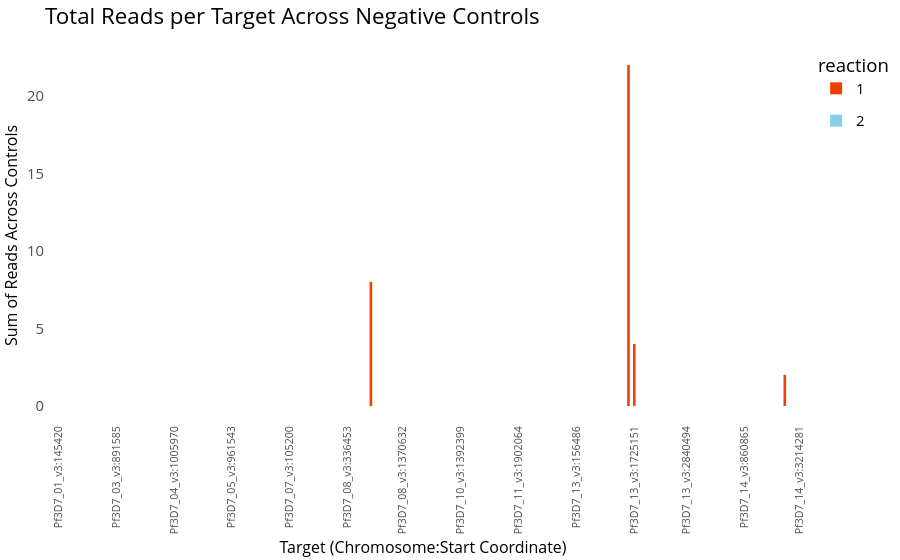

The cell this chart's notebook holds for it:
### Markdown cell above
#### Aggregated Reads per Target

::: {.callout-tip collapse="true"}
## About this section
This plot aggregates the total reads for each target across all negative controls. In negative controls, if there is an unexpected spike in reads for specific targets, it could indicate contamination in the form of cross-sample contamination or environmental contamination. Analyzing these total summed reads helps pinpoint specific targets where contamination might have occurred, offering insights into which steps in the process might have introduced contaminants.
:::

### Code cell
# Get reads for each locus, label reaction and extract chrom and start from locus name
summary_data <- amplicons_negative %>%
  group_by(reaction, target_name) %>%
  summarise(sum_reads = sum(reads, na.rm = TRUE), .groups = "drop") %>%
  mutate(
    Chromosome = sub("-.*", "", target_name),
    Start = as.numeric(sub(".*-(\\d+)-.*", "\\1", target_name))
  ) %>%
  arrange(Chromosome, Start) %>%
  mutate(target_name = factor(target_name, levels = unique(target_name))) %>%
  mutate(reaction = factor(reaction)) %>%
  rowid_to_column("RowID")

# Add a column with a list of sample IDs where Reads > 0 for each locus
summary_data <- amplicons_negative %>%
  filter(reads > 0) %>%
  group_by(target_name) %>%
  summarise(samples_with_reads = paste(unique(sample_name), collapse = ", "), .groups = "drop") %>%
  right_join(summary_data, by = "target_name")

# Reduce x-axis labels: label every nth locus
nth_label <- 20
summary_data <- summary_data %>%
  mutate(Locus_label = ifelse(RowID %% nth_label == 1, paste0(Chromosome, ":", Start), ""))

# Create the bar plot with hover text
p <- ggplot(summary_data, aes(x = target_name, y = sum_reads, fill = reaction, text = paste("Target: ", target_name, "<br>Total Reads: ", sum_reads, "<br>Controls with Reads: ", samples_with_reads))) +
  geom_bar(stat = "identity", position = "dodge") +
  xlab("Target (Chromosome:Start Coordinate)") +
  ylab("Sum of Reads Across Controls") +
  ggtitle("Total Reads per Target Across Negative Controls") +
theme_minimal(base_size = 14) +
  theme(
    axis.text.x = element_text(angle = 90, hjust = 1, size = 8),
    axis.title = element_text(size = 12),
    panel.grid = element_blank(),
    panel.background = element_blank(),
    legend.position = "right"
  ) +
  scale_x_discrete(labels = summary_data$Locus_label) +  # Apply reduced labels
  scale_fill_manual(values = reaction_colours)

# Convert to interactive plotly plot
ggplotly(p, tooltip = "text")

### Figure 1 — Plotly figure (JSON) as saved in the notebook; plotly's stock layout.template omitted (floating-point values rounded to 4 significant figures; data arrays with more than 128 entries replaced by an {"elided": "..."} marker saying what was removed)
{"data": [{"base": {"elided": "237 int values"}, "hoverinfo": "text", "legendgroup": "1", "marker": {"autocolorscale": false, "color": "rgba(238,64,0,1)", "line": {"color": "transparent", "width": 1.89}}, "name": "1", "orientation": "v", "showlegend": true, "text": {"elided": "237 str values"}, "textposition": "none", "type": "bar", "width": {"elided": "237 float values"}, "x": {"elided": "237 int values"}, "xaxis": "x", "y": {"elided": "237 int values"}, "yaxis": "y"}, {"base": [0, 0, 0, 0, 0, 0, 0, 0, 0, 0, 0, 0, 0, 0, 0, 0, 0, 0, 0, 0, 0, 0, 0, 0], "hoverinfo": "text", "legendgroup": "2", "marker": {"autocolorscale": false, "color": "rgba(135,206,235,1)", "line": {"color": "transparent", "width": 1.89}}, "name": "2", "orientation": "v", "showlegend": true, "text": ["Target:  Pf3D7_03_v3-0221327-0221511 <br>Total Reads:  0 <br>Controls with Reads:  NA", "Target:  Pf3D7_03_v3-0980885-0981092 <br>Total Reads:  0 <br>Controls with Reads:  NA", "Target:  Pf3D7_04_v3-0748617-0748789 <br>Total Reads:  0 <br>Controls with Reads:  NA", "Target:  Pf3D7_04_v3-1083331-1083530 <br>Total Reads:  0 <br>Controls with Reads:  NA", "Target:  Pf3D7_07_v3-0403507-0403717 <br>Total Reads:  0 <br>Controls with Reads:  NA", "Target:  Pf3D7_07_v3-0405549-0405743 <br>Total Reads:  0 <br>Controls with Reads:  NA", "Target:  Pf3D7_08_v3-0550089-0550294 <br>Total Reads:  0 <br>Controls with Reads:  NA", "Target:  Pf3D7_08_v3-1365782-1365968 <br>Total Reads:  0 <br>Controls with Reads:  NA", "Target:  Pf3D7_08_v3-1366599-1366795 <br>Total Reads:  0 <br>Controls with Reads:  NA", "Target:  Pf3D7_08_v3-1370846-1371012 <br>Total Reads:  0 <br>Controls with Reads:  NA", "Target:  Pf3D7_08_v3-1375237-1375418 <br>Total Reads:  0 <br>Controls with Reads:  NA", "Target:  Pf3D7_08_v3-1386816-1387005 <br>Total Reads:  0 <br>Controls with Reads:  NA", "Target:  Pf3D7_11_v3-1902070-1902253 <br>Total Reads:  0 <br>Controls with Reads:  NA", "Target:  Pf3D7_11_v3-1950459-1950650 <br>Total Reads:  0 <br>Controls with Reads:  NA", "Target:  Pf3D7_11_v3-1968082-1968268 <br>Total Reads:  0 <br>Controls with Reads:  NA", "Target:  Pf3D7_11_v3-2001757-2001969 <br>Total Reads:  0 <br>Controls with Reads:  NA", "Target:  Pf3D7_12_v3-2092682-2092852 <br>Total Reads:  0 <br>Controls with Reads:  NA", "Target:  Pf3D7_13_v3-1725151-1725336 <br>Total Reads:  0 <br>Controls with Reads:  NA", "Target:  Pf3D7_13_v3-1725403-1725620 <br>Total Reads:  0 <br>Controls with Reads:  NA", "Target:  Pf3D7_13_v3-1725915-1726094 <br>Total Reads:  0 <br>Controls with Reads:  NA", "Target:  Pf3D7_13_v3-1726206-1726375 <br>Total Reads:  0 <br>Controls with Reads:  NA", "Target:  Pf3D7_13_v3-2770622-2770830 <br>Total Reads:  0 <br>Controls with Reads:  NA", "Target:  Pf3D7_13_v3-2814615-2814807 <br>Total Reads:  0 <br>Controls with Reads:  NA", "Target:  Pf3D7_14_v3-0294534-0294741 <br>Total Reads:  0 <br>Controls with Reads:  NA"], "textposition": "none", "type": "bar", "width": [0.9, 0.9, 0.9, 0.9, 0.9, 0.9, 0.9, 0.9, 0.9, 0.9, 0.9, 0.9, 0.9, 0.9, 0.9, 0.9, 0.9, 0.9, 0.9, 0.9, 0.9, 0.9, 0.9, 0.9], "x": [16, 23, 39, 46, 83, 88, 107, 118, 119, 122, 124, 125, 162, 165, 167, 169, 179, 201, 203, 206, 208, 215, 218, 231], "xaxis": "x", "y": [0, 0, 0, 0, 0, 0, 0, 0, 0, 0, 0, 0, 0, 0, 0, 0, 0, 0, 0, 0, 0, 0, 0, 0], "yaxis": "y"}], "layout": {"barmode": "relative", "font": {"color": "rgba(0,0,0,1)", "family": "", "size": 18.6}, "hovermode": "closest", "legend": {"bgcolor": {}, "bordercolor": {}, "borderwidth": 0, "font": {"color": "rgba(0,0,0,1)", "family": "", "size": 14.88}, "title": {"font": {"color": "rgba(0,0,0,1)", "family": "", "size": 18.6}, "text": "reaction"}}, "margin": {"b": 130.8, "l": 44.77, "r": 9.299, "t": 47.61}, "paper_bgcolor": "rgba(255,255,255,1)", "shapes": [], "showlegend": true, "title": {"font": {"color": "rgba(0,0,0,1)", "family": "", "size": 22.32}, "text": "Total Reads per Target Across Negative Controls", "x": 0, "xref": "paper"}, "xaxis": {"anchor": "y", "automargin": true, "autorange": false, "categoryarray": {"elided": "261 str values"}, "categoryorder": "array", "domain": [0, 1], "gridcolor": {}, "gridwidth": 0, "hoverformat": ".2f", "linecolor": {}, "linewidth": 0, "nticks": {}, "range": [0.4, 261.6], "showgrid": false, "showline": false, "showticklabels": true, "tickangle": -90, "tickcolor": {}, "tickfont": {"color": "rgba(77,77,77,1)", "family": "", "size": 10.63}, "ticklen": 4.649, "tickmode": "array", "ticks": "", "ticktext": {"elided": "261 str values"}, "tickvals": {"elided": "261 int values"}, "tickwidth": 0, "title": {"font": {"color": "rgba(0,0,0,1)", "family": "", "size": 15.94}, "text": "Target (Chromosome:Start Coordinate)"}, "type": "linear", "zeroline": false}, "yaxis": {"anchor": "x", "automargin": true, "autorange": false, "categoryarray": ["0", "5", "10", "15", "20"], "categoryorder": "array", "domain": [0, 1], "gridcolor": {}, "gridwidth": 0, "hoverformat": ".2f", "linecolor": {}, "linewidth": 0, "nticks": {}, "range": [-1.1, 23.1], "showgrid": false, "showline": false, "showticklabels": true, "tickangle": 0, "tickcolor": {}, "tickfont": {"color": "rgba(77,77,77,1)", "family": "", "size": 14.88}, "ticklen": 4.649, "tickmode": "array", "ticks": "", "ticktext": ["0", "5", "10", "15", "20"], "tickvals": [0, 5, 10, 15, 20], "tickwidth": 0, "title": {"font": {"color": "rgba(0,0,0,1)", "family": "", "size": 15.94}, "text": "Sum of Reads Across Controls"}, "type": "linear", "zeroline": false}}}
